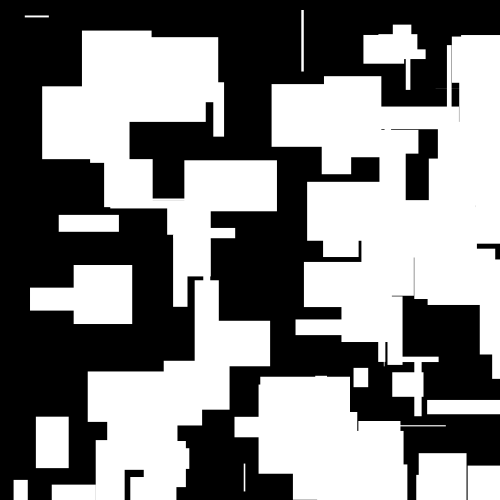
Frame 1 (no input)
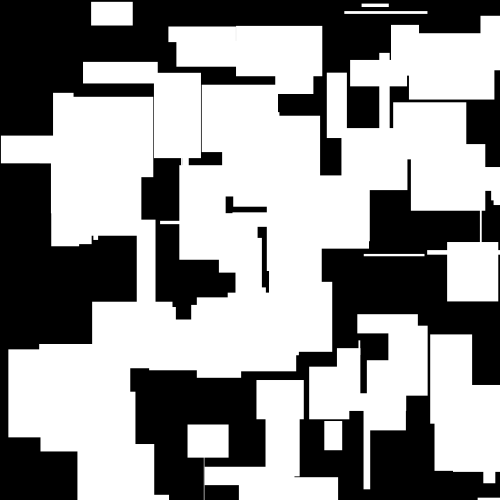
Frame 60 (the mouse pressed at the canvas centre just before this capture)
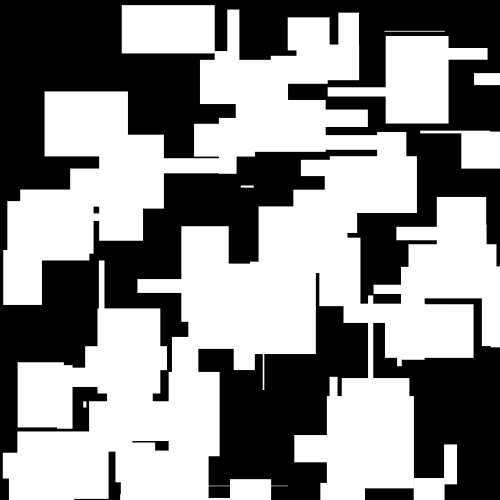
Frame 120 (the mouse held since frame 60 and released just before this capture)

The Processing sketch that drew these frames (run headless with seeded random() and noise(); from frame 60 on, the mouse is pressed at the canvas centre):

// Processing sketch: processing_74421
// ── processing_74421.pde

void setup()
{
  size(500,500);
  frameRate(10);
}
void draw()
{
  background(0);
  int x=1;
  fill(255);
  noStroke();
  while(x<=100)
  {
rect(random(0,500),random(0,500),random(0,100),random(0,100));
  x++;
  }
}
